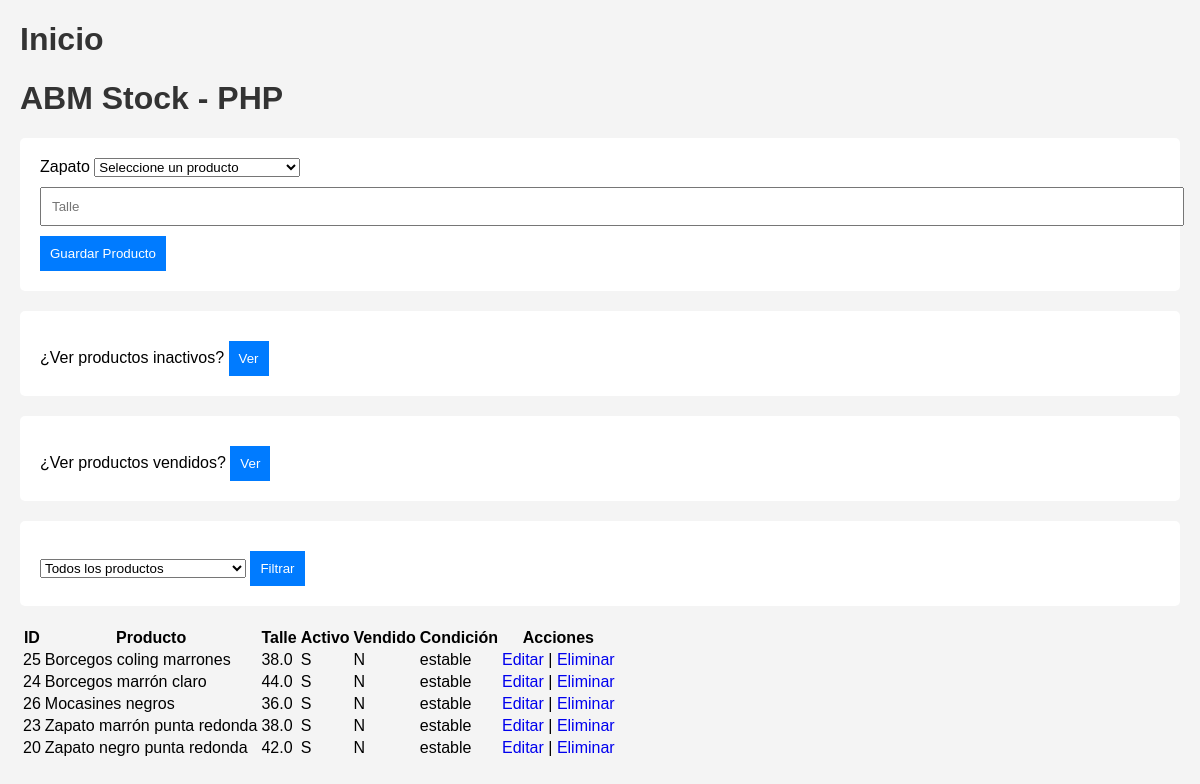
/producto_variante.php, run on the app's committed database.
### tables this page shows
CREATE TABLE `producto_variante` (
  `id_variante` int(11) NOT NULL AUTO_INCREMENT,
  `id_producto_fk` int(11) NOT NULL,
  `talle` decimal(3,1) NOT NULL,
  `vendido` char(1) DEFAULT 'N',
  `activo` char(1) DEFAULT 'S',
  `condicion` enum('roto','estable') DEFAULT 'estable',
  PRIMARY KEY (`id_variante`),
  KEY `id_producto_fk` (`id_producto_fk`),
  CONSTRAINT `producto_variante_ibfk_1` FOREIGN KEY (`id_producto_fk`) REFERENCES `productos` (`id_producto`)
);

CREATE TABLE `productos` (
  `id_producto` int(11) NOT NULL AUTO_INCREMENT,
  `nombre_producto` varchar(45) NOT NULL,
  `precio` decimal(10,2) NOT NULL,
  `activo` char(1) DEFAULT 'S',
  `id_categoria_fk` int(11) NOT NULL,
  `imagen` varchar(200) DEFAULT NULL,
  PRIMARY KEY (`id_producto`),
  KEY `id_categoria_fk` (`id_categoria_fk`),
  CONSTRAINT `productos_ibfk_1` FOREIGN KEY (`id_categoria_fk`) REFERENCES `modelo_zapato` (`id_categoria`)
);

### producto_variante.php (the view, shortened to what this page needs)
<?php
include("conexion.php");
$where_filtro = "";
$sql = "SELECT pv.id_variante, p.nombre_producto, pv.talle, pv.activo, pv.vendido, pv.condicion
        FROM producto_variante pv
        JOIN productos p ON pv.id_producto_fk = p.id_producto
        WHERE pv.activo = 'S' AND pv.vendido = 'N' " . $where_filtro . "
        ORDER BY p.nombre_producto, pv.talle";
$resultado = mysqli_query($conexion, $sql);
?>
<!DOCTYPE html>
<html lang="en">
<head>
</head>
<body>
    <a href="abm.php"><h1>Inicio</h1></a>
    <h1>ABM Stock - PHP</h1>
    <form action="producto_variante.php" method="POST">
    <label>Zapato</label>
    <select name="zapato">
        <option value="" disabled selected>Seleccione un producto</option>
    </select>
    <input type="number"
           step="0.5"
           name="talle"
           placeholder="Talle"
           required>
    <button type="submit">Guardar Producto</button>
    </form>
    <form action="inactivo.php" metho="GET">
    <label>¿Ver productos inactivos?</label>
    <button type="submit">Ver</button>
    </form>
    <form action="vendido.php" metho="GET">
    <label>¿Ver productos vendidos?</label>
    <button type="submit">Ver</button>
    </form>
    <form method="GET">
    <select name="filtro_producto">
        <option value="">Todos los productos</option>
    </select>
    <button type="submit">Filtrar</button>
</form>
    <table>
    <tr>
        <th>ID</th>
        <th>Producto</th>
        <th>Talle</th>
        <th>Activo</th>
        <th>Vendido</th>
        <th>Condición</th>
        <th>Acciones</th>
    </tr>
    <?php while($fila = mysqli_fetch_assoc($resultado)) { ?>
    <tr>
        <td><?= $fila['id_variante'] ?></td>
        <td><?= $fila['nombre_producto'] ?></td>
        <td><?= $fila['talle'] ?></td>
        <td><?=$fila['activo']?></td>
        <td><?= $fila['vendido'] ?></td>
        <td><?= $fila['condicion'] ?></td>
        <td>
            <a href="editar_variante.php?id=<?= $fila['id_variante'] ?>">Editar</a>
            |
            <a href="eliminar_variante.php?id=<?= $fila['id_variante'] ?>">Eliminar</a>
        </td>
    </tr>
    <?php } ?>
</table>
</body>
</html>

### producto_variante.php (style rules this page uses)
body { font-family: Arial; background: #f4f4f4; margin: 20px; }
h1 { color: #333; }
form { background: white; padding: 20px; margin-bottom: 20px; border-radius: 5px; }
input { width: 100%; padding: 10px; margin-top: 10px; }
button { padding: 10px; margin-top: 10px; background: #007bff; color: white; border: none; cursor: pointer; }
a { text-decoration: none; }

### data on the page
producto_variante: id_variante "25", id_producto_fk.nombre_producto "Borcegos coling marrones", talle "38.0", activo "S", vendido "N", condicion "estable"
producto_variante: id_variante "24", id_producto_fk.nombre_producto "Borcegos marrón claro", talle "44.0", activo "S", vendido "N", condicion "estable"
producto_variante: id_variante "26", id_producto_fk.nombre_producto "Mocasines negros", talle "36.0", activo "S", vendido "N", condicion "estable"
producto_variante: id_variante "23", id_producto_fk.nombre_producto "Zapato marrón punta redonda", talle "38.0", activo "S", vendido "N", condicion "estable"
producto_variante: id_variante "20", id_producto_fk.nombre_producto "Zapato negro punta redonda", talle "42.0", activo "S", vendido "N", condicion "estable"
